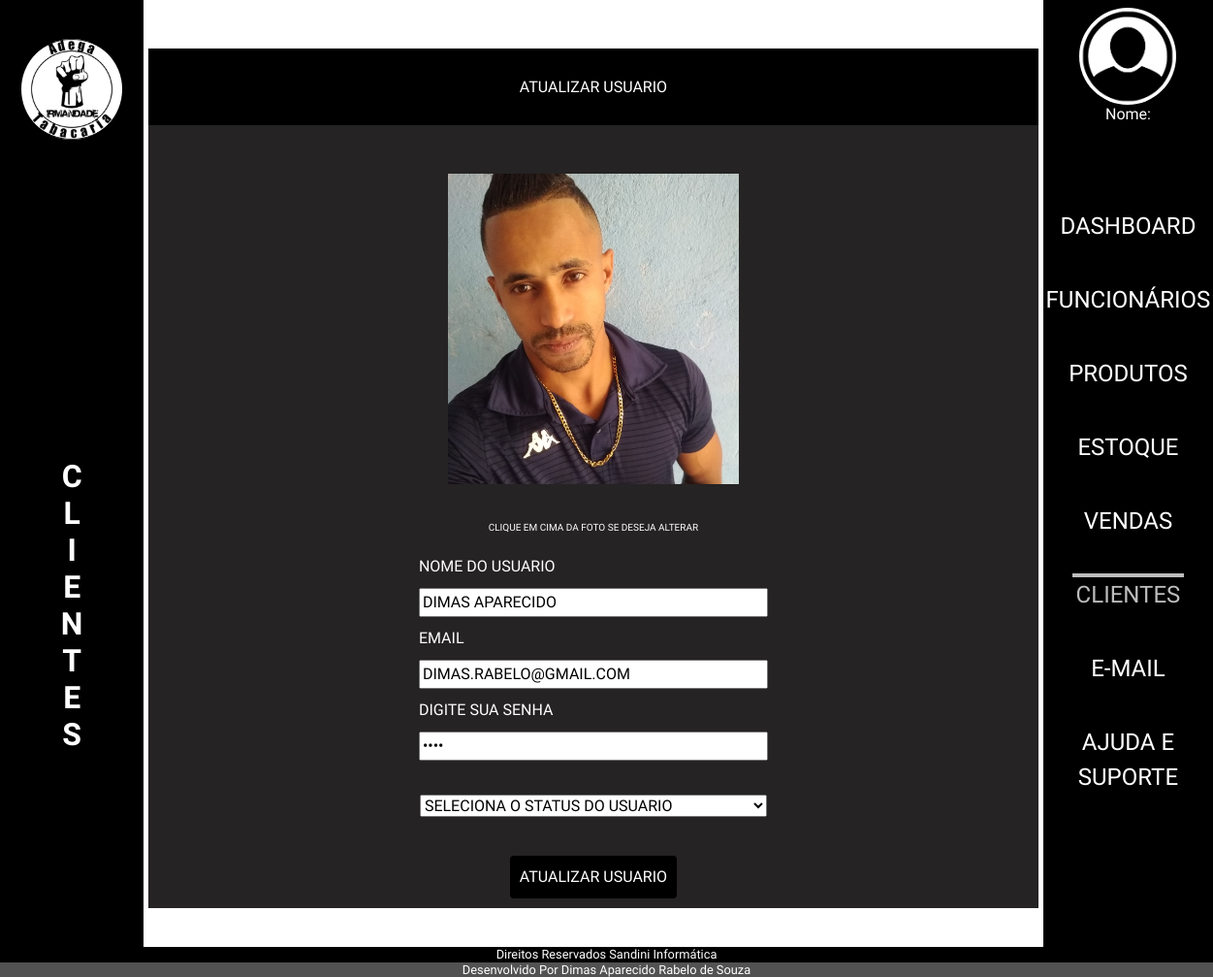
/admin/index.php?p=clientes&c=atualizar&id=1, run on the app's committed database.
### tables this page shows
CREATE TABLE `tblusuarios` (
  `idUsuario` int(11) NOT NULL,
  `nomeUsuario` varchar(50) NOT NULL,
  `emailUsuario` varchar(80) NOT NULL,
  `senhaUsuario` varchar(20) NOT NULL,
  `statusUsuario` varchar(10) NOT NULL,
  `fotoUsuario` varchar(100) NOT NULL
);

### admin/class/cliente.php (called while the page is built, shortened)
<?php
class ClienteClass
{
    public $idUsuario;
public function __construct($id = false)
    {
        if ($id) {
            $this->idUsuario = $id;
            $this->Carregar();
        }
    }
    public function Carregar()
    {
        $query = "SELECT * FROM tblusuarios WHERE idUsuario = " . $this->idUsuario;
        $conn = Conexao::LigarConexao();
        $resultado = $conn->query($query);
        $lista = $resultado->fetchAll();
        foreach ($lista as $linha) {
            $this->nomeUsuario = $linha['nomeUsuario'];
            $this->emailUsuario = $linha['emailUsuario'];
            $this->senhaUsuario = $linha['senhaUsuario'];
            $this->fotoUsuario = $linha['fotoUsuario'];
        }
        }
}

### admin/clientes/atualizar.php (the view, shortened to what this page needs)
<?php
require_once("class/cliente.php");
$usuario = new ClienteClass($id);
?>
<h1 class="h1Atual">Atualizar Usuario</h1>
<form action="index.php?p=clientes&c=atualizar&id=<?php echo $usuario->idUsuario; ?>" method="POST" enctype="multipart/form-data">
    <div class="fotoForm">
        <div>
            <?php if (!empty($usuario->fotoUsuario)) : ?>
                <img src="../admin/img/<?php echo $usuario->fotoUsuario; ?>" alt="Usuario Photo" id="imgfoto">
            <?php else : ?>
                <img src="img/sem-foto.jpg" alt="Sem Foto" id="imgfoto">
            <?php endif; ?>
        </div>
    </div>
    <p class="informa">clique em cima da foto se deseja alterar</p>
    <div>
        <label for="nomeUsuario"> Nome do Usuario</label>
        <input type="text" name="nomeUsuario" id="nomeUsuario" placeholder="Informe o Nome do Cliente" value="<?php echo $usuario->nomeUsuario; ?>">
    </div>
    <div>
        <label for="emailUsuario"> Email</label>
        <input type="email" name="emailUsuario" id="emailUsuario" placeholder="name@example.com" value="<?php echo $usuario->emailUsuario; ?>">
    </div>
    <div>
        <label for="senhaUsuario">Digite Sua Senha</label>
        <div>
            <input type="password" id="senhaUsuario" name="senhaUsuario" placeholder="digite sua senha" value="<?php echo $usuario->senhaUsuario; ?>">
        </div>
    </div>
    <div>
        <select class="seleAtual" aria-label="Default select example" name="statusUsuario">
            <option value="" selected>Seleciona o Status do Usuario</option>
        </select>
    </div>
    <div>
        <button type="submit">Atualizar Usuario</button>
    </div>
</form>

### admin/css/estilo.css (style rules this page uses)
* a, h1, h2, h3, h4 { font-family: 'Secular One'; font-size: 16px; text-align: center; margin: 0; padding: 0; box-sizing: border-box; text-decoration: none; }
select, input { text-transform: uppercase; }
body { display: flex; flex-direction: column; min-height: 100vh; color: #ffffff; }
h1 { width: 80%; margin-top: 10px }
h1 { text-align: center; background: #000000; width: 100%; padding: 30px 0px; text-transform: uppercase; }
form { display: flex; flex-direction: column; align-items: center; background: #252323; width: 100%; font-family: 'Secular One'; text-transform: uppercase; }
.fotoForm { width: 100%; display: flex; justify-content: center; padding: 50px 50px; }
.fotoForm div img { max-width: 300px; max-height: 320px; object-fit: cover; }
label { display: flex; flex-direction: column; margin: 5px 5px; color: #ffffff; }
input { margin: 5px 5px; width: 360px; text-transform: uppercase; }
select { margin: 30px; }
button { margin: 10px 0; padding: 10px; background-color: #000000; color: #fff; border: none; border-radius: 4px; text-transform: uppercase; }
.h1Atual { color: #ffffff; }
.seleAtual { width: 358px; }
.informa { color: #ffffff; font-size: 10px; margin-top: -13px; }

### data on the page
tblusuarios: fotoUsuario (picture), nomeUsuario "DIMAS APARECIDO", emailUsuario "dimas.rabelo@gmail.com"

### other printed values
$texto[$i] "C"
$texto[$i] "L"
$texto[$i] "I"
$texto[$i] "E"
$texto[$i] "N"
$texto[$i] "T"
$texto[$i] "S"
